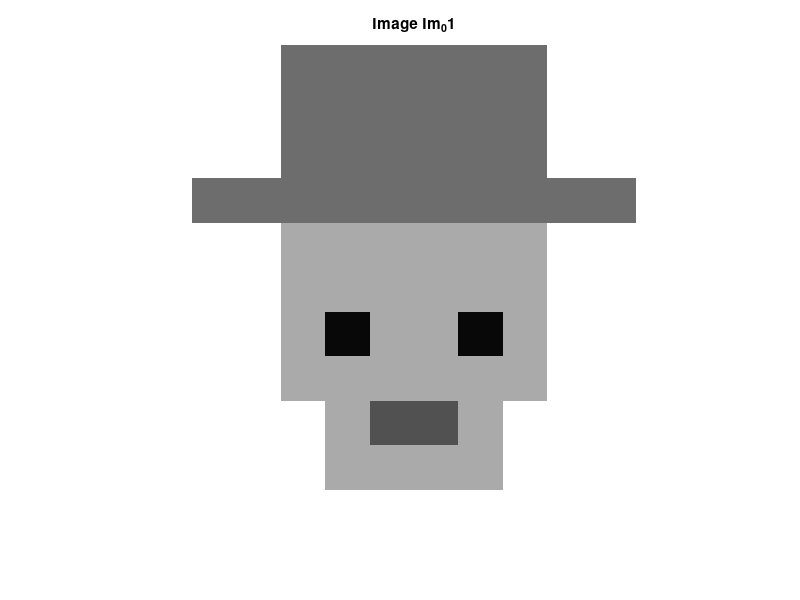
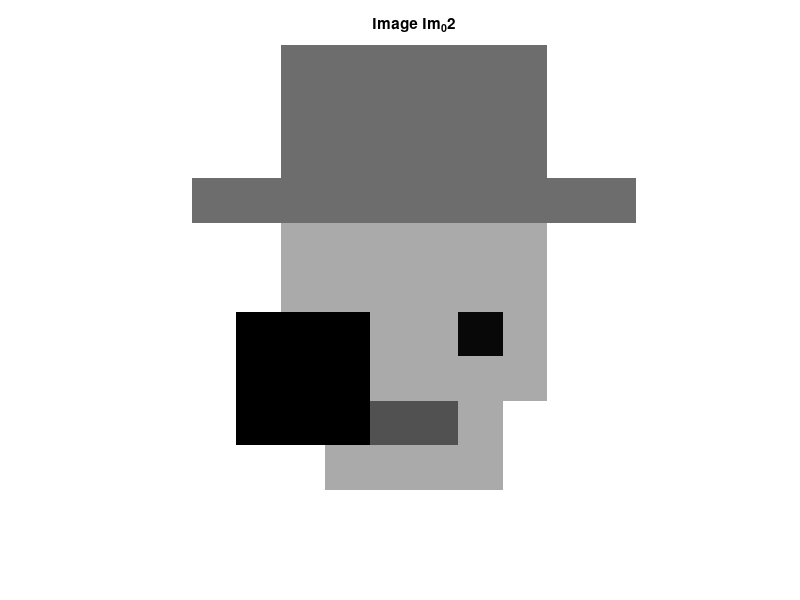
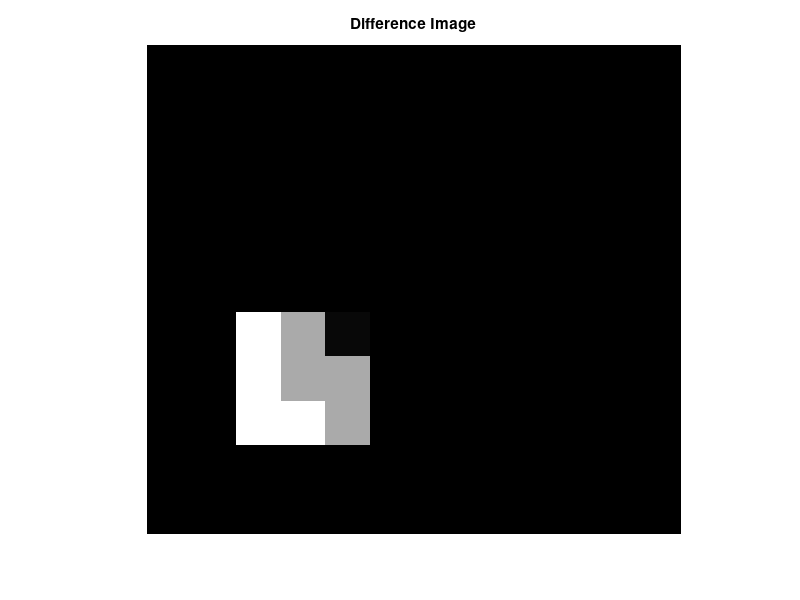
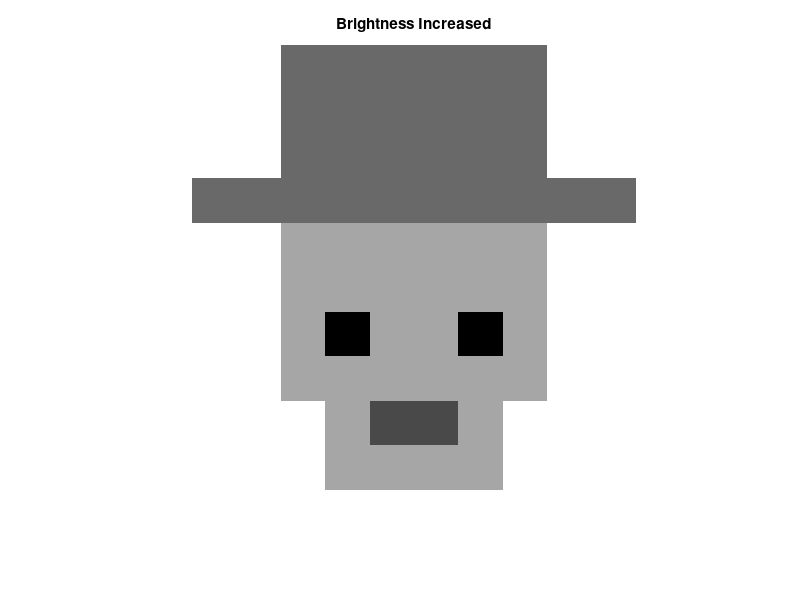

MATLAB code for these plots, in order:
clc
clear
close all

%% Create image from matrix (Im_01)
Im_01 = [
255 255 255 110 110 110 110 110 110 255 255 255;
255 255 255 110 110 110 110 110 110 255 255 255;
255 255 255 110 110 110 110 110 110 255 255 255;
255 110 110 110 110 110 110 110 110 110 110 255;
255 255 255 170 170 170 170 170 170 255 255 255;
255 255 255 170 170 170 170 170 170 255 255 255;
255 255 255 170 10 170 170 10 170 255 255 255;
255 255 255 170 170 170 170 170 170 255 255 255;
255 255 255 255 170 80 80 170 255 255 255 255;
255 255 255 255 170 170 170 170 255 255 255 255;
255 255 255 255 255 255 255 255 255 255 255 255
];

%% Display image
figure
imshow(Im_01,[0 255])
title('Image Im_01')

%% Height and width
[height,width] = size(Im_01);

disp('Height:')
disp(height)

disp('Width:')
disp(width)

%% Number of bits
bits = height * width * 8;

disp('Bits required:')
disp(bits)

%% Create modified image Im_02
Im_02 = Im_01;
Im_02(7:9,3:5) = 0;

figure
imshow(Im_02,[0 255])
title('Image Im_02')

%% Detect modification
Diff = Im_01 - Im_02;

figure
imshow(Diff,[])
title('Difference Image')

%% Increase luminance
Bright = Im_01 + Im_01;

figure
imshow(Bright,[])
title('Brightness Increased')

%% Improve contrast
Contrast = Im_01 * 1.5;

figure
imshow(Contrast,[])
title('Contrast Improved')
